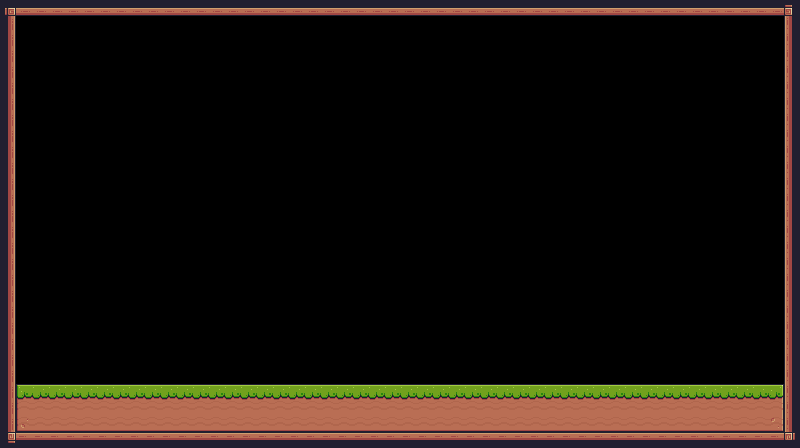

Below is a game level as drawn by its tile map, then a one-line description and the .tmx file that defines it, in full:
An orthogonal 50x28 tile map with 16x16 px tiles, 1 tile layer (Background) and 8 objects (Player, Checkpoint, Saw).

<map version="1.10" tiledversion="1.10.2" orientation="orthogonal" renderorder="right-down" width="50" height="28" tilewidth="16" tileheight="16" infinite="0" nextlayerid="4" nextobjectid="30">
 <tileset firstgid="1" source="Pixel Adventure.tsx" />
 <layer id="1" name="Background" width="50" height="28">
  <data encoding="csv">
92,134,134,134,134,134,134,134,134,134,134,134,134,134,134,134,134,134,134,134,134,134,134,134,134,134,134,134,134,134,134,134,134,134,134,134,134,134,134,134,134,134,134,134,134,134,134,134,134,93,
113,0,0,0,0,0,0,0,0,0,0,0,0,0,0,0,0,0,0,0,0,0,0,0,0,0,0,0,0,0,0,0,0,0,0,0,0,0,0,0,0,0,0,0,0,0,0,0,0,111,
113,0,0,0,0,0,0,0,0,0,0,0,0,0,0,0,0,0,0,0,0,0,0,0,0,0,0,0,0,0,0,0,0,0,0,0,0,0,0,0,0,0,0,0,0,0,0,0,0,111,
113,0,0,0,0,0,0,0,0,0,0,0,0,0,0,0,0,0,0,0,0,0,0,0,0,0,0,0,0,0,0,0,0,0,0,0,0,0,0,0,0,0,0,0,0,0,0,0,0,111,
113,0,0,0,0,0,0,0,0,0,0,0,0,0,0,0,0,0,0,0,0,0,0,0,0,0,0,0,0,0,0,0,0,0,0,0,0,0,0,0,0,0,0,0,0,0,0,0,0,111,
113,0,0,0,0,0,0,0,0,0,0,0,0,0,0,0,0,0,0,0,0,0,0,0,0,0,0,0,0,0,0,0,0,0,0,0,0,0,0,0,0,0,0,0,0,0,0,0,0,111,
113,0,0,0,0,0,0,0,0,0,0,0,0,0,0,0,0,0,0,0,0,0,0,0,0,0,0,0,0,0,0,0,0,0,0,0,0,0,0,0,0,0,0,0,0,0,0,0,0,111,
113,0,0,0,0,0,0,0,0,0,0,0,0,0,0,0,0,0,0,0,0,0,0,0,0,0,0,0,0,0,0,0,0,0,0,0,0,0,0,0,0,0,0,0,0,0,0,0,0,111,
113,0,0,0,0,0,0,0,0,0,0,0,0,0,0,0,0,0,0,0,0,0,0,0,0,0,0,0,0,0,0,0,0,0,0,0,0,0,0,0,0,0,0,0,0,0,0,0,0,111,
113,0,0,0,0,0,0,0,0,0,0,0,0,0,0,0,0,0,0,0,0,0,0,0,0,0,0,0,0,0,0,0,0,0,0,0,0,0,0,0,0,0,0,0,0,0,0,0,0,111,
113,0,0,0,0,0,0,0,0,0,0,0,0,0,0,0,0,0,0,0,0,0,0,0,0,0,0,0,0,0,0,0,0,0,0,0,0,0,0,0,0,0,0,0,0,0,0,0,0,111,
113,0,0,0,0,0,0,0,0,0,0,0,0,0,0,0,0,0,0,0,0,0,0,0,0,0,0,0,0,0,0,0,0,0,0,0,0,0,0,0,0,0,0,0,0,0,0,0,0,111,
113,0,0,0,0,0,0,0,0,0,0,0,0,0,0,0,0,0,0,0,0,0,0,0,0,0,0,0,0,0,0,0,0,0,0,0,0,0,0,0,0,0,0,0,0,0,0,0,0,111,
113,0,0,0,0,0,0,0,0,0,0,0,0,0,0,0,0,0,0,0,0,0,0,0,0,0,0,0,0,0,0,0,0,0,0,0,0,0,0,0,0,0,0,0,0,0,0,0,0,111,
113,0,0,0,0,0,0,0,0,0,0,0,0,0,0,0,0,0,0,0,0,0,0,0,0,0,0,0,0,0,0,0,0,0,0,0,0,0,0,0,0,0,0,0,0,0,0,0,0,111,
113,0,0,0,0,0,0,0,0,0,0,0,0,0,0,0,0,0,0,0,0,0,0,0,0,0,0,0,0,0,0,0,0,0,0,0,0,0,0,0,0,0,0,0,0,0,0,0,0,111,
113,0,0,0,0,0,0,0,0,0,0,0,0,0,0,0,0,0,0,0,0,0,0,0,0,0,0,0,0,0,0,0,0,0,0,0,0,0,0,0,0,0,0,0,0,0,0,0,0,111,
113,0,0,0,0,0,0,0,0,0,0,0,0,0,0,0,0,0,0,0,0,0,0,0,0,0,0,0,0,0,0,0,0,0,0,0,0,0,0,0,0,0,0,0,0,0,0,0,0,111,
113,0,0,0,0,0,0,0,0,0,0,0,0,0,0,0,0,0,0,0,0,0,0,0,0,0,0,0,0,0,0,0,0,0,0,0,0,0,0,0,0,0,0,0,0,0,0,0,0,111,
113,0,0,0,0,0,0,0,0,0,0,0,0,0,0,0,0,0,0,0,0,0,0,0,0,0,0,0,0,0,0,0,0,0,0,0,0,0,0,0,0,0,0,0,0,0,0,0,0,111,
113,0,0,0,0,0,0,0,0,0,0,0,0,0,0,0,0,0,0,0,0,0,0,0,0,0,0,0,0,0,0,0,0,0,0,0,0,0,0,0,0,0,0,0,0,0,0,0,0,111,
113,0,0,0,0,0,0,0,0,0,0,0,0,0,0,0,0,0,0,0,0,0,0,0,0,0,0,0,0,0,0,0,0,0,0,0,0,0,0,0,0,0,0,0,0,0,0,0,0,111,
113,0,0,0,0,0,0,0,0,0,0,0,0,0,0,0,0,0,0,0,0,0,0,0,0,0,0,0,0,0,0,0,0,0,0,0,0,0,0,0,0,0,0,0,0,0,0,0,0,111,
113,0,0,0,0,0,0,0,0,0,0,0,0,0,0,0,0,0,0,0,0,0,0,0,0,0,0,0,0,0,0,0,0,0,0,0,0,0,0,0,0,0,0,0,0,0,0,0,0,111,
113,7,8,8,8,8,8,8,8,8,8,8,8,8,8,8,8,8,8,8,8,8,8,8,8,8,8,8,8,8,8,8,8,8,8,8,8,8,8,8,8,8,8,8,8,8,8,8,9,111,
113,29,30,30,30,30,30,30,30,30,30,30,30,30,30,30,30,30,30,30,30,30,30,30,30,30,30,30,30,30,30,30,30,30,30,30,30,30,30,30,30,30,30,30,30,30,30,30,31,111,
113,51,52,52,52,52,52,52,52,52,52,52,52,52,52,52,52,52,52,52,52,52,52,52,52,52,52,52,52,52,52,52,52,52,52,52,52,52,52,52,52,52,52,52,52,52,52,52,53,111,
114,90,90,90,90,90,90,90,90,90,90,90,90,90,90,90,90,90,90,90,90,90,90,90,90,90,90,90,90,90,90,90,90,90,90,90,90,90,90,90,90,90,90,90,90,90,90,90,90,115
</data>
 </layer>
 <objectgroup id="3" name="Collisions">
  <object id="15" x="16" y="384" width="768" height="48" />
  <object id="21" x="0" y="16" width="16" height="416" />
  <object id="22" x="0" y="432" width="784" height="16" />
  <object id="23" x="784" y="16" width="16" height="432" />
  <object id="24" x="0" y="0" width="800" height="16" />
 </objectgroup>
 <objectgroup id="2" name="Spawnpoints">
  <object id="3" name="Player" type="Player" x="32" y="336" width="31.6089" height="31.2896" />
  <object id="20" type="Checkpoint" x="720" y="320" width="64" height="64" />
  <object id="29" template="template/saw.tx" type="Saw" x="368" y="368" />
 </objectgroup>
</map>
